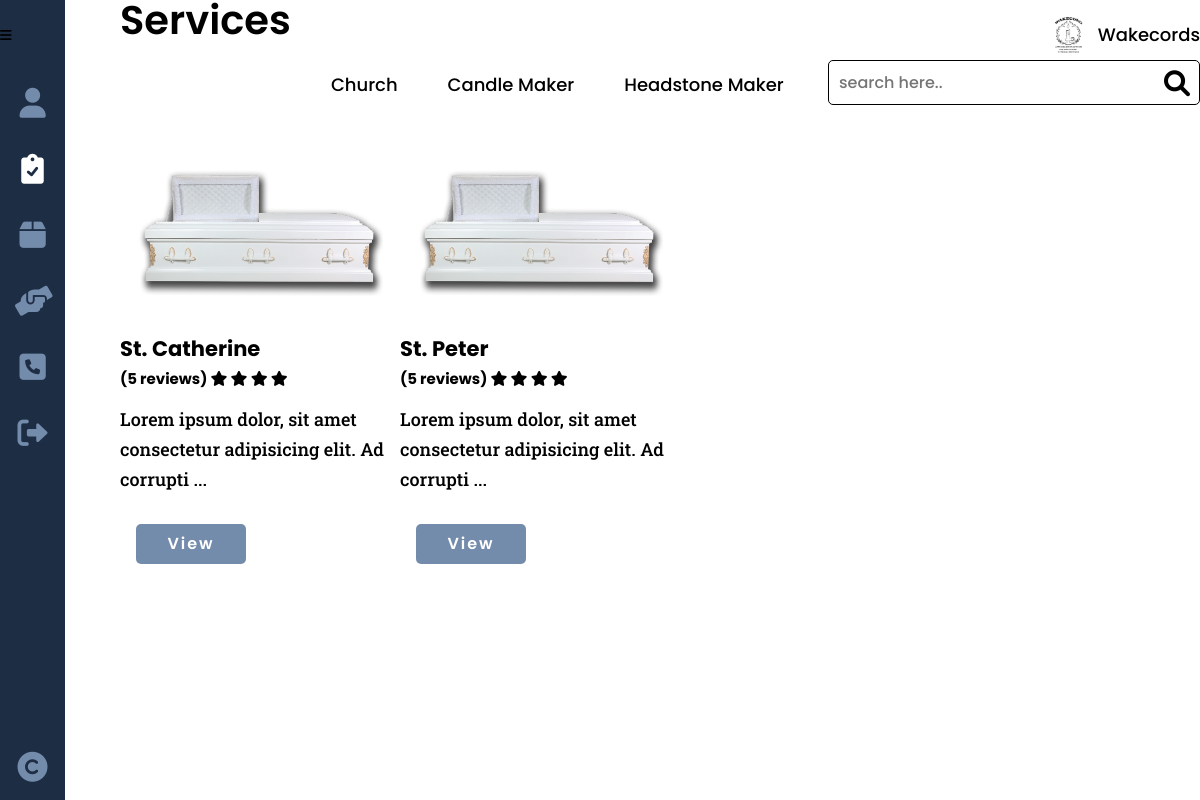
/funeral.php, run on an earlier commit of the app's database.
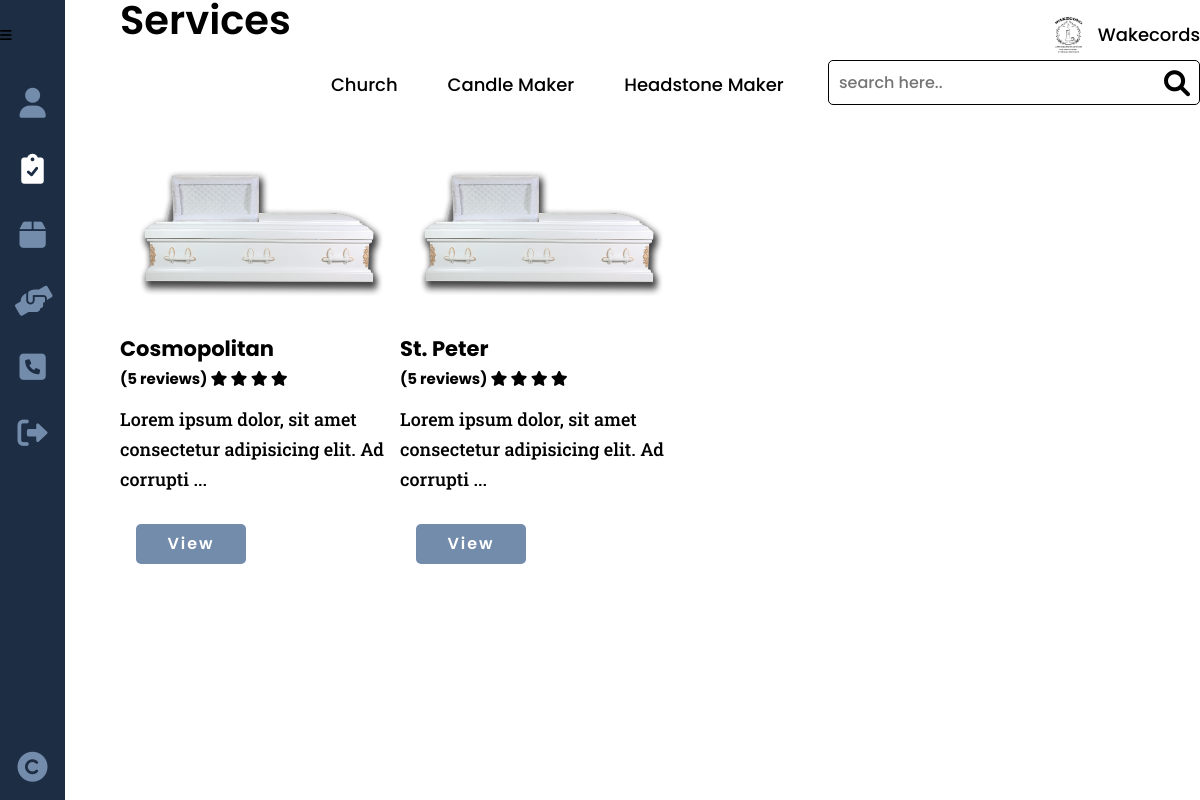
And on a later commit of the database.
### tables this page shows
CREATE TABLE `services` (
  `service_id` int(8) NOT NULL,
  `provider_id` int(8) NOT NULL,
  `service_type` varchar(20) NOT NULL,
  `service_name` varchar(50) NOT NULL,
  `service_desc` varchar(500) NOT NULL,
  `service_cost` decimal(9,2) NOT NULL,
  `service_qty` int(2) NOT NULL,
  `service_img` varchar(100) NOT NULL,
  `service_status` varchar(10) NOT NULL
);

### others/db.php (called while the page is built, shortened)
<?php
	class DB
	{
		static $hostname = "localhost";
		static $dbname = "wakecords";
		static $username  = "root";
		static $password = "";
		public static function query($sql, $params=array(), $transactType)
		{
			$rows = array();
			try
			{
				$db = new PDO("mysql:host=". self::$hostname ."; dbname=". self::$dbname,  self::$username,  self::$password);
				$db->setAttribute(PDO::ATTR_ERRMODE, PDO::ERRMODE_EXCEPTION);
				$cmd = $db->prepare($sql);
				$cmd->execute($params);
				if($transactType == "READ")
					$rows = $cmd->fetchAll();
				else
					$rows = $db->lastInsertId();
			}
			catch(PDOException $e)
			{
				echo $e->getMessage();
			}
			return $rows;
		}
	}

### others/functions.php (the view, shortened to what this page needs)
<?php
	require_once("others/db.php");
	function limit_text($text, $limit) {
		if (str_word_count($text, 0) > $limit) {
			$words = str_word_count($text, 2);
			$pos   = array_keys($words);
			$text  = substr($text, 0, $pos[$limit]) . '...';
		}
		return $text;
	}
	function services($type, $defer=NULL){
		switch ($type){
			case "funeral":
				if ($defer == NULL) {
					$services = DB::query("SELECT * FROM services GROUP BY service_name", array(), "READ");
					if(count($services) > 0){
						foreach($services as $results){
							echo "
							<div class='card-0'>
								<img src='images/providers/".$results['service_type']."/".$results['provider_id']."/".$results['service_img']."'>
								<h3>".$results['service_name']."
									<span>
										(5 reviews)
										<i class='fa-solid fa-star'></i>
										<i class='fa-solid fa-star'></i>
										<i class='fa-solid fa-star'></i>
										<i class='fa-solid fa-star'></i>
									</span>
								</h3>
								<p>
									".limit_text($results['service_desc'], 10)."
								</p>
								<a class='btn' href='funeral_tradition.php?service_name=".$results['service_name']."'>View</a>
							</div>
							";
						}
					}
					else echo "<div class='note red'>No funeral services posted!</div>";
				}
			break;
		}
	}

### others/head.php (shortened to what this page needs)
<!DOCTYPE html>
<html lang="en">
<head>
	<link href="https://cdnjs.cloudflare.com/ajax/libs/font-awesome/6.0.0/css/all.min.css" rel="stylesheet">
	<link rel="stylesheet" href="https://unpkg.com/open-props"/>
	<link rel="stylesheet" href="css/style.css">
</head>

### funeral.php
<?php
	include("others/functions.php");
	include("others/head.php");
?>
<body>
	<div class="container">
		<?php include("others/header.php"); ?>
		<div class="banner">
			<?php
			$this_page = "services";
			include("others/sidebar.php"); ?>
			<section class="banner-con">
				<div class="wrapper">
					<div class="banner-div">
						<h2>Services</h2>
						<form action="" class="search-form">
							<input type="text" placeholder="search here..">
							<button type="submit"><i class="fa-solid fa-magnifying-glass"></i></button>
						</form>
						<?php
						$current_tab = "services";
						$this_tab = "funeral";
						include("others/tabs.php");?>
						<div class="banner-cards">
							<?php
								services("funeral");
							?>
						</div>
					</div>
				</div>
			</section>
		</div>
	</div>
</body>
</html>

### others/header.php (shortened to what this page needs)
<div class="header">
	<button class="header-btn" data-menu-icon>
		<i class="fa-solid fa-bars"></i>
	</button>
	<picture>
		<img class="header-logo" src="images/main-logo.png" alt="">
		<div>Wakecords</div>
	</picture>
</div>

### others/sidebar.php (shortened to what this page needs)
<ul class="sidebar " data-sidebar>
  <li class="sidebar-list">
    <a class="sidebar-link <?php echo ($this_page == 'profile')?'active':''; ?>" href="profile.php" title="Profile">
      <i class="fa-solid fa-user"></i>
    </a>
  </li>
  <li class="sidebar-list">
    <a class="sidebar-link <?php echo ($this_page == 'services')?'active':''; ?>" href="get_started.php" title="Services">
      <i class="fa-solid fa-clipboard-check"></i>
    </a>
  </li>
  <li class="sidebar-list">
    <a class="sidebar-link <?php echo ($this_page == 'feedback')?'active':''; ?>" href="feedback.php" title="Feedback">
      <i class="fas fa-box"></i>
    </a>
  </li>
  <li class="sidebar-list">
    <a class="sidebar-link <?php echo ($this_page == 'transact')?'active':''; ?>" href="cart.php" title="Transactions">
      <i class="fas fa-hands-helping"></i>
    </a>
  </li>
  <li class="sidebar-list">
    <a class="sidebar-link <?php echo ($this_page == 'contact')?'active':''; ?>" href="contact.php" title="Contact Us">
      <i class="fas fa-phone-square"></i>
    </a>
  </li>
  <li class="sidebar-list">
    <a class="sidebar-link" href="logout.php" title="Logout" onclick='return confirm("Are you sure you want to logout?");'>
      <i class="fa-solid fa-right-from-bracket"></i>
    </a>
  </li>
  <li class="sidebar-list">
    <a class="sidebar-link">
      <i class="fa-solid fa-copyright"></i>
    </a>
  </li>
</ul>

### others/tabs.php (shortened to what this page needs)
<?php
  if($current_tab == "services"){
?>
  <ul>
    <li><a class="<?php echo ($this_tab == 'funeral')?'active':''; ?>" href="funeral.php">Funeral Homes</a></li>
    <li><a class="<?php echo ($this_tab == 'church')?'active':''; ?>" href="church.php">Church</a></li>
    <li><a class="<?php echo ($this_tab == 'candle')?'active':''; ?>" href="candle.php">Candle Maker</a></li>
    <li><a class="<?php echo ($this_tab == 'headstone')?'active':''; ?>" href="headstone.php">Headstone Maker</a></li>
    <li><a class="<?php echo ($this_tab == 'flower')?'active':''; ?>" href="flower.php">Flower Shop</a></li>
    <li><a class="<?php echo ($this_tab == 'food')?'active':''; ?>" href="food.php">Food Catering</a></li>
  </ul>
<?php
  }
?>

### css/style.css (style rules this page uses)
:root { --dark-blue:#0d1321; --light-blue:#1d2d44; --pale-blue:#3e5c76; --light-gray:#748cab; --peach:#f0ebd8; --header-height:70px; --red: hsl(0,100%,40%); --green: hsl(133, 75%, 30%); --blue: hsl(180, 75%, 40%); }
* { padding:0;margin:0;box-sizing:border-box;resize:none;outline:none;border:none;text-decoration:none;list-style:none; }
body { font:500 18px/30px Poppins,sans-serif; }
.wrapper { width:90%;margin:0 auto 0 120px;padding-bottom:var(--size-8); }
section, main { padding:100px 0;background:#fff; }
h1,h2 { line-height:100%;margin-bottom:40px;position:relative; }
h2 { margin-bottom:20px; }
h3 { margin-bottom:10px;position:relative; }
h2 { font-size:40px;font-weight:600; }
p { font-family:Roboto Slab,serif;margin-bottom:25px; }
input, textarea, select { display:block;width:100%;height:50px;margin-bottom:15px;border-radius:5px;padding:0 15px;font:500 16px/30px Poppins,sans-serif;resize:none; }
.btn { display:inline-block;width:fit-content;background:var(--light-gray);color:#fff;text-align:center;text-decoration:none;letter-spacing:2px;margin-right:25px;font:600 18px/20px Poppins,sans-serif;padding:15px 20px;border-radius:5px; }
.card-0 { display:block;border:1px solid var(--gray-2);width:280px;height:auto;box-shadow:var(--shadow-4);border-radius:10px;margin:15px 0;position:relative;overflow:hidden;padding:0 0 75px; }
.card-0 img { height:200px;padding:0 15px; }
.card-0 .btn { height:40px !important;width:110px;margin:0;font:600 16px/40px Poppins,sans-serif;border-radius:5px;padding:0;color:#fff; }
.header { display:flex;justify-content:space-between;box-shadow:var(--shadow-4);padding:var(--size-3);position:fixed;width:100%;height:var(--header-height);background:var(--gray-4);align-items:center;z-index:100; }
img.header-logo { width:40px;height:40px; }
button.header-btn { background:none; }
button.header-btn i { font-size:var(--size-7); }
.header picture { display:flex;justify-content:space-between;align-items:center;column-gap:10px; }
.sidebar { min-width:65px;overflow:hidden;padding-top:var(--header-height);transition: min-width 100ms ease-out;position:fixed;background:var(--light-blue);height:100%;display:flex;flex-flow:column;z-index:99; }
.sidebar-list:last-child { margin-top:auto; }
.sidebar-link { display:flex;align-items:center;justify-content:center;margin:1em 0;color:var(--light-gray); }
.sidebar-link.active { color:#fff; }
.sidebar-link i { width:35px;font-size:30px;text-align:center; }
.banner-con { width:100%;padding:0; }
.banner-div { height:100%;padding-top:var(--size-11);position:relative; }
.banner-cards { display:flex;column-gap:var(--size-5);flex-wrap:wrap; }
.banner-cards a { color:var(--gray-8);width:100%;height:100%;display:block; }
.banner-cards img { width:100%; }
.banner-cards h3, .banner-cards p { padding-inline:var(--size-3); }
.banner-cards h3 span { display:block;font-size:15px;color:var(--yellow-6); }
.banner-cards p { font-size:var(--size-3); }
.banner-cards .btn { position:absolute;bottom:30px;left:1rem; }
.search-form { position:absolute;top:var(--size-11);right:0;height:45px; }
.search-form input { border:1px solid #000;height:100%;padding:0 45px 0 10px; }
.search-form button { position:absolute;top:0;right:10px;height:100%;display:flex;align-items:center;background:none; }
.search-form button i { font-size:26px; }
.banner-div ul { display:flex;margin-bottom:var(--size-5);flex-wrap:wrap; }
.banner-div ul li a { display:inline-block;background:var(--gray-3);padding:10px 25px;color:#000;border-top-left-radius:10px;border-top-right-radius:10px; }
.banner-div ul li a:hover, .banner-div ul li a.active { background:var(--gray-8);color:#fff; }

What changed in the data, as far as the page shows it:
changed services: service_name "St. Catherine" → "Cosmopolitan"
